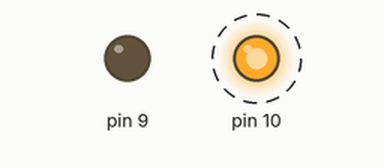
The sketch below on a simulated Arduino Uno, built with avr-gcc and run on an emulated ATmega328P. Shown: output pins drawn as LEDs (lit = HIGH). Dashed ring = blinking. What the sketch prints to the serial monitor is not drawn.

Above: at 0.1 s.
At 2.5 s:
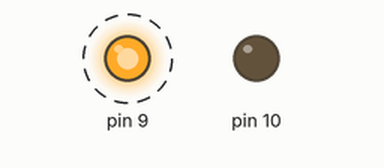
Timing chart, 0 to 3.0 s (numbered marks = the images above):
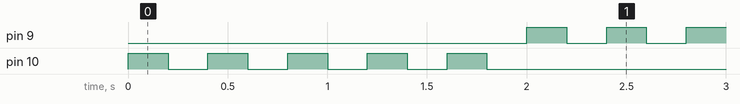

The sketch:

powerful_duup1.ino
```cpp
const int hot = 87;
const int cold = 75;
int i=0;
void setup()
{
  pinMode(A2, INPUT);
  pinMode(10, OUTPUT);
  pinMode(9, OUTPUT);
  Serial.begin(9600);
}
void loop()
{
  int sensor = analogRead(A2);
  float voltage = (sensor / 1024.0) * 5.0;
  float tempC = (voltage - .5) * 100;
  float tempF = (tempC * 1.8) + 32;
  Serial.print("temp: ");
  Serial.print(tempF);
  if(tempF >=hot){
for(i=1;i<=5;i++){
   digitalWrite(10,HIGH);
   delay(200);
   digitalWrite(10,LOW);
   delay(200);
   }
     digitalWrite(10,LOW);
  while(1){
     digitalWrite(9,HIGH);
   delay(200);
   digitalWrite(9,LOW);
   delay(200);
  }
  }
  }
```

Measured:
- by itself, pin 9: alternates HIGH for 0.20 s and LOW for 0.20 s
- by itself, pin 10: alternates HIGH for 0.20 s and LOW for 0.20 s, 10 changes in all, then stays LOW
